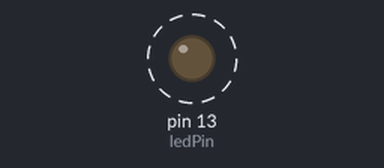
A sketch run on a simulated Arduino Uno, built with avr-gcc and run on an emulated ATmega328P. Shown: output pins drawn as LEDs (lit = HIGH). Dashed ring = blinking.

Above: at 0.5 s.
Timing chart, 0 to 4.6 s (numbered marks = the images above):
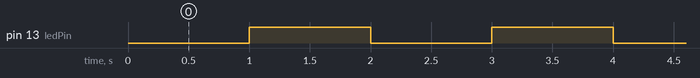

The sketch:

BlinkWithoutDelay.ino
```cpp
/*
 * Blink Without Delay
 *
 * Blinks an LED without using delay() function.
 * This means that the loop can continue and
 * other code can run without being interrupted.
 *
 * Circuit:
 *  Built-in LED on pin 13
 *
 * based on: Blink Without Delay
 * http://www.arduino.cc/en/Tutorial/BlinkWithoutDelay
 */

// Set pin number
const int ledPin = LED_BUILTIN;

// Used to set the LED
int ledState = LOW;

// Generally, you should use "unsigned long" for variables that hold time
// The value will quickly become too large for an int to store
// Will store last time LED was updated
unsigned long previousMillis = 0;

// Interval at which to blink (milliseconds)
long interval = 1000;


void setup() {
 pinMode(ledPin, OUTPUT);
}

void loop() {
//  Save the current time at the start of every loop
  unsigned long currentMillis = millis();

//  BONUS: Use a potentiometer (analog input) to set "interval"
//  HINT: Use map() function to convert analog reading into an interval range
//  www.arduino.cc/reference/en/language/functions/math/map/

//   Check to see if it's time to blink the LED; that is, if the
//   difference between the current time and last time you blinked
//   the LED is bigger than the interval at which you want to
//   blink the LED.
  if (currentMillis - previousMillis >= interval) {
    //    Save the last time you blinked the LED
    previousMillis = currentMillis;
    //    If the LED is off turn it on and vice-versa:
    if (ledState == LOW) {
      ledState = HIGH;
    } else {
      ledState = LOW;
    }
    //    Set the LED using ledState:
    digitalWrite(ledPin, ledState);
  }
}
```

Measured:
- by itself, pin 13 (ledPin): alternates HIGH for 1.0 s and LOW for 1.0 s
